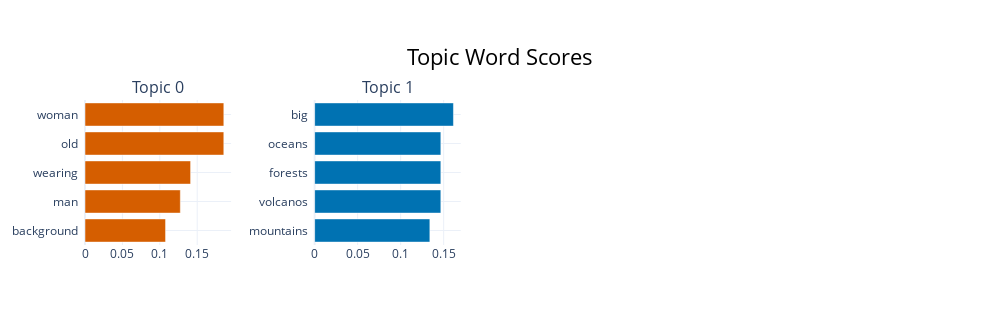

This figure's notebook cell:
### Code cell
topic_model.visualize_barchart()

### Figure 1 — Plotly figure (JSON) as saved in the notebook; plotly's stock layout.template omitted (floating-point values rounded to 4 significant figures)
{"data": [{"marker": {"color": "#D55E00"}, "orientation": "h", "type": "bar", "x": [0.1077, 0.1274, 0.1412, 0.1855, 0.1856], "xaxis": "x", "y": ["background  ", "man  ", "wearing  ", "old  ", "woman  "], "yaxis": "y"}, {"marker": {"color": "#0072B2"}, "orientation": "h", "type": "bar", "x": [0.1339, 0.1467, 0.1467, 0.1467, 0.1614], "xaxis": "x2", "y": ["mountains  ", "volcanos  ", "forests  ", "oceans  ", "big  "], "yaxis": "y2"}], "layout": {"annotations": [{"font": {"size": 16}, "showarrow": false, "text": "Topic 0", "x": 0.0875, "xanchor": "center", "xref": "paper", "y": 1, "yanchor": "bottom", "yref": "paper"}, {"font": {"size": 16}, "showarrow": false, "text": "Topic 1", "x": 0.3625, "xanchor": "center", "xref": "paper", "y": 1, "yanchor": "bottom", "yref": "paper"}], "height": 325, "hoverlabel": {"bgcolor": "white", "font": {"family": "Rockwell", "size": 16}}, "showlegend": false, "title": {"font": {"color": "Black", "size": 22}, "text": "Topic Word Scores", "x": 0.5, "xanchor": "center", "yanchor": "top"}, "width": 1000, "xaxis": {"anchor": "y", "autorange": true, "domain": [0, 0.175], "range": [0, 0.1953], "showgrid": true, "type": "linear"}, "xaxis2": {"anchor": "y2", "autorange": true, "domain": [0.275, 0.45], "range": [0, 0.1699], "showgrid": true, "type": "linear"}, "xaxis3": {"anchor": "y3", "domain": [0.55, 0.725], "showgrid": true}, "xaxis4": {"anchor": "y4", "domain": [0.825, 1], "showgrid": true}, "yaxis": {"anchor": "x", "autorange": true, "domain": [0, 1], "range": [-0.5, 4.5], "showgrid": true, "type": "category"}, "yaxis2": {"anchor": "x2", "autorange": true, "domain": [0, 1], "range": [-0.5, 4.5], "showgrid": true, "type": "category"}, "yaxis3": {"anchor": "x3", "domain": [0, 1], "showgrid": true}, "yaxis4": {"anchor": "x4", "domain": [0, 1], "showgrid": true}}}
